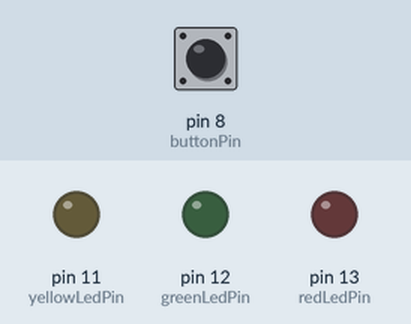
This sketch was run on a simulated Arduino Uno, built with avr-gcc and run on an emulated ATmega328P. Shown: output pins drawn as LEDs (lit = HIGH). Dashed ring = blinking. The test bench sets the inputs (shaded band); at power-on: pin 8 (buttonPin) LOW.

Above: at 1.2 s.
1.3 s: pin 8 (buttonPin) pulled HIGH for 0.15 s
At 1.7 s:
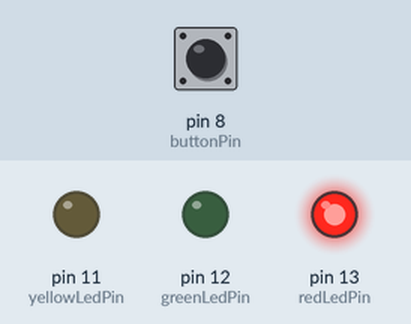
At 2.7 s:
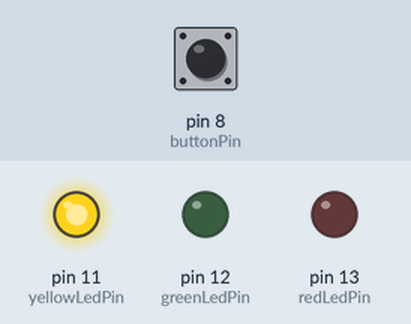
4.3 s: pin 8 (buttonPin) pulled HIGH for 3.2 s
At 5.2 s:
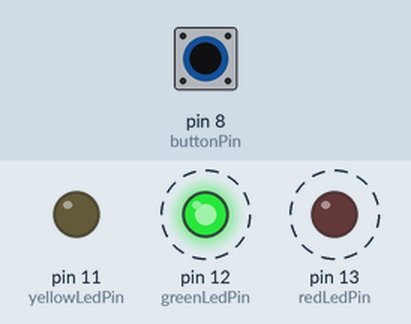
Timing chart, 0 to 10.3 s (numbered marks = the images above; inputs shaded):
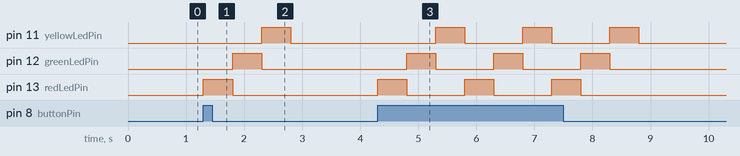

Measured:
- after the input at 1.3 s, pin 11 (yellowLedPin): LOW → HIGH after 1.0 s, → LOW 0.50 s later; pin 12 (greenLedPin): LOW → HIGH after 0.50 s, → LOW 0.50 s later; pin 13 (redLedPin): LOW → HIGH at once, → LOW 0.50 s later
- after the input at 4.3 s, pin 11 (yellowLedPin): alternates HIGH for 0.50 s and LOW for 1.0 s, 6 changes in all, then stays LOW, starting after 1.0 s; pin 12 (greenLedPin): alternates HIGH for 0.50 s and LOW for 1.0 s, 6 changes in all, then stays LOW, starting after 0.50 s

The sketch:

sketch.ino
```cpp
const int buttonPin = 8;
const int redLedPin = 13;
const int greenLedPin = 12;
const int yellowLedPin = 11;

int buttonState = 0;

void setup() {
  pinMode(buttonPin, INPUT);
  pinMode(redLedPin, OUTPUT);
  pinMode(greenLedPin, OUTPUT);
  pinMode(yellowLedPin, OUTPUT);

}

void loop() {
  buttonState = digitalRead(buttonPin);

  if(buttonState == HIGH){
    digitalWrite(redLedPin, HIGH);
    delay(500);
    digitalWrite(redLedPin, LOW);

    digitalWrite(greenLedPin, HIGH);
    delay(500);
    digitalWrite(greenLedPin, LOW);

    digitalWrite(yellowLedPin, HIGH);
    delay(500);
    digitalWrite(yellowLedPin, LOW);
  }
  else{
    digitalWrite(redLedPin, LOW);
    digitalWrite(greenLedPin, LOW);
    digitalWrite(yellowLedPin, LOW);
  }
}
```
